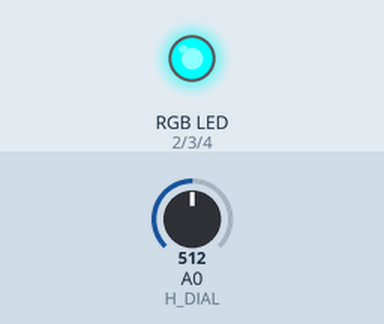
Recording of a sketch running on a simulated Arduino Uno, built with avr-gcc and run on an emulated ATmega328P. On the bench: an RGB LED mixed from three pins (HIGH = lit). Inputs (shaded band) come from the test bench; at power-on: A0 (H_DIAL) = 512.

Above: at 1.2 s.
1.3 s: A0 (H_DIAL) set to 523
At 1.9 s:
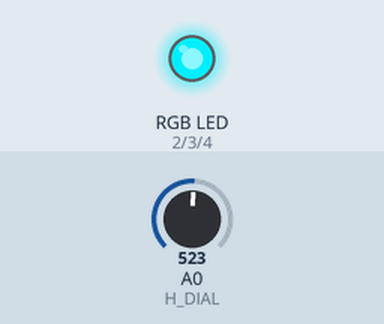
2.8 s: A0 (H_DIAL) set to 716
At 4.0 s:
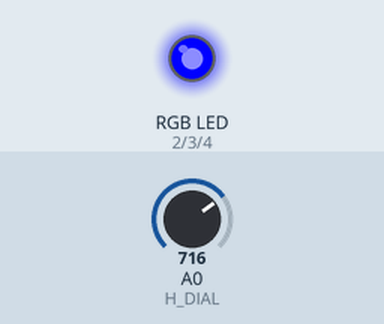
4.3 s: A0 (H_DIAL) set to 755
5.8 s: A0 (H_DIAL) set to 779
At 6.5 s:
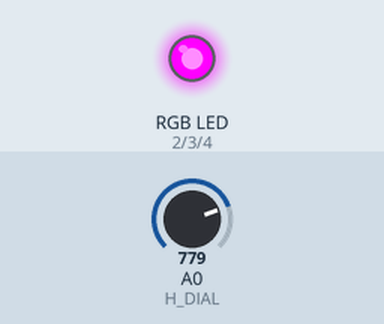
7.3 s: A0 (H_DIAL) set to 931
8.8 s: A0 (H_DIAL) set to 946
At 10.0 s:
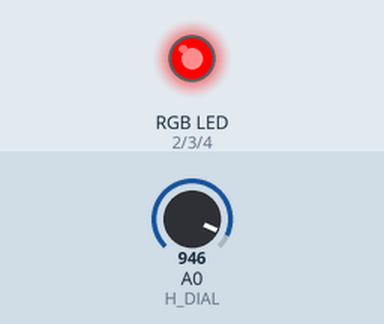
Timing chart, 0 to 11.3 s (numbered marks = the images above; inputs shaded):
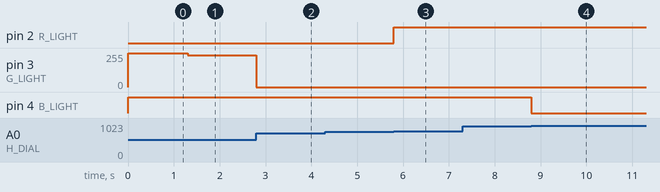

The sketch:

Enlighten_Code.ino
```cpp
#include <math.h>

enum Dials{
 H_DIAL = 0,
 S_DIAL,
 V_DIAL
};

enum Components{
  R_LIGHT = 2,
  G_LIGHT,
  B_LIGHT
};

float chroma, hueP, X, matchVal;

float lastHSV[3], HSV[3], RGB[3];

const bool VERBOSE = false;

void setup() {
  for(int i=2; i<5; i++) pinMode(i, OUTPUT);
  Serial.begin(9600);
}

void loop() {
  if(dialsChanged()) updateRGB();
  if(VERBOSE){
    Serial.print(RGB[0]);
    Serial.print(", ");
    Serial.print(RGB[1]);
    Serial.print(", ");
    Serial.println(RGB[2]);
  }
}

bool dialsChanged(){
  for(int i=0; i<3; i++) lastHSV[i] = HSV[i];

  HSV[0] = 360.0 * (analogRead(H_DIAL)/1024.0);
  HSV[1] = 1;//analogRead(S_DIAL)/1024.0;
  HSV[2] = 1;//analogRead(V_DIAL)/1024.0;

  for(int i=0; i<3; i++) if(lastHSV[i] != HSV[i]) return true;
  return false;
}

void updateRGB(){
  chroma = HSV[1] * HSV[2];
  hueP = HSV[0]/60.0;
  X = chroma*(1-abs(fmod(hueP,2)-1));

  if(hueP >= 0 && hueP < 1){
    RGB[0] = chroma;
    RGB[1] = X;
    RGB[2] = 0;
  }else if(hueP >= 1 && hueP < 2){
    RGB[0] = X;
    RGB[1] = chroma;
    RGB[2] = 0;
  }else if(hueP >= 2 && hueP < 3){
    RGB[0] = 0;
    RGB[1] = chroma;
    RGB[2] = X;
  }else if(hueP >= 3 && hueP < 4){
    RGB[0] = 0;
    RGB[1] = X;
    RGB[2] = chroma;
  }else if(hueP >= 4 && hueP < 5){
    RGB[0] = X;
    RGB[1] = 0;
    RGB[2] = chroma;
  }else if(hueP >= 5){
    RGB[0] = chroma;
    RGB[1] = 0;
    RGB[2] = X;
  }

  matchVal = HSV[2] - chroma;

  RGB[0] += matchVal;
  RGB[1] += matchVal;
  RGB[2] += matchVal;

  analogWrite(R_LIGHT, (int)(RGB[0]*255));
  analogWrite(G_LIGHT, (int)(RGB[1]*255));
  analogWrite(B_LIGHT, (int)(RGB[2]*255));
}
```

Measured:
- the behaviour switches between 768 and 769 on A0 (H_DIAL) (found by bisection; images 2 and 3)
- the behaviour switches between 938 and 939 on A0 (H_DIAL) (found by bisection; images 3 and 4)
- after the input at 1.3 s, pin 3 (G_LIGHT): 255/255 → 238/255 at once
- after the input at 2.8 s, pin 3 (G_LIGHT): 238/255 → 0/255 at once
- after the input at 4.3 s, every drawn part: stays the same
- after the input at 5.8 s, pin 2 (R_LIGHT): LOW → HIGH at once
- after the input at 7.3 s, every drawn part: stays the same
- after the input at 8.8 s, pin 4 (B_LIGHT): HIGH → LOW at once
